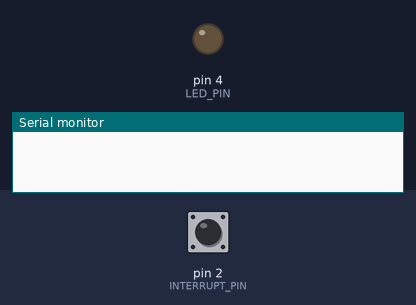
This sketch was run on a simulated Arduino Uno, built with avr-gcc and run on an emulated ATmega328P. Shown: output pins drawn as LEDs (lit = HIGH), the last lines printed to the serial monitor. Inputs (shaded band) come from the test bench; at power-on: pin 2 (INTERRUPT_PIN) HIGH.

Above: at 1.2 s.
1.3 s: pin 2 (INTERRUPT_PIN) pulled LOW for 0.15 s
At 2.1 s:
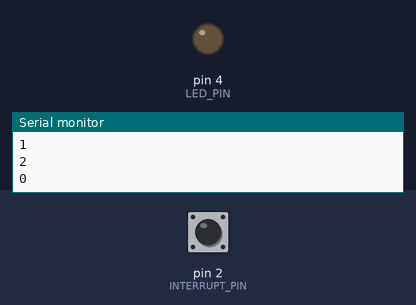
5.9 s: pin 2 (INTERRUPT_PIN) pulled LOW for 3.2 s
At 9.8 s:
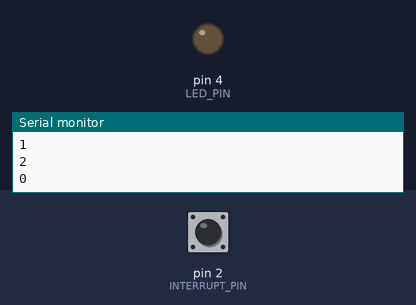
Timing chart, 0 to 11.3 s (numbered marks = the images above; inputs shaded):
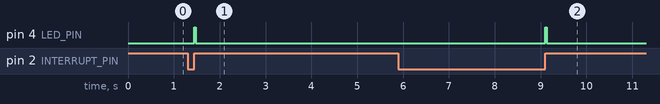

Measured:
- after the input at 1.3 s, pin 4 (LED_PIN): LOW → HIGH after 0.15 s, → LOW 0.03 s later
- after the input at 5.9 s, pin 4 (LED_PIN): LOW → HIGH after 3.2 s, → LOW 0.03 s later

The sketch:

com_with_comp.ino
```cpp
#include <MsTimer2.h> // Include the MsTimer2 library for timer functionality

#define LED_PIN 4 // Define the pin number for the LED
#define BUTTON_PIN 6 // Define the pin number for the button
#define INTERRUPT_PIN 2 // Define the pin number for the interrupt (must be pin 2 or 3 on most Arduino boards)

volatile bool buttonPressed = false; // Flag to track the button state (not used in this code)
unsigned long ledDuration = 30; // Default duration for the LED to stay on (in milliseconds)

// Interrupt service routine (ISR) to handle button press
void handleInterrupt() {
  Serial.println("1"); // Print "1" to the Serial Monitor when the button is pressed
  buttonPressed = true;
  digitalWrite(LED_PIN, HIGH); // Turn the LED on
  MsTimer2::start();
   // Set the flag to indicate the button was pressed
  // Start the timer to turn off the LED after the specified period
}

// Function to turn off the LED (called by the timer)
void turn_off_light() {
  digitalWrite(LED_PIN, LOW); // Turn the LED off
  MsTimer2::stop(); // Reset the button pressed flag
  Serial.println("0");
}

void setup() {
  // Initialize the Serial communication for debugging
  Serial.begin(9600);

  // Set the timer to call `turn_off_light` after the default duration
  MsTimer2::set(ledDuration, turn_off_light);

  // Set pin modes
  pinMode(BUTTON_PIN, INPUT_PULLUP); // Configure the button pin as input with an internal pull-up resistor
  pinMode(LED_PIN, OUTPUT); // Configure the LED pin as output
  pinMode(INTERRUPT_PIN, INPUT_PULLUP); // Configure the interrupt pin as input with an internal pull-up resistor

  // Attach an interrupt to the INTERRUPT_PIN
  attachInterrupt(digitalPinToInterrupt(INTERRUPT_PIN), handleInterrupt, RISING);
  // The interrupt triggers when the signal on INTERRUPT_PIN changes from LOW to HIGH (button press)
}

void loop() {
  // Check if data is available on the serial port
  if (buttonPressed) {
    Serial.println("2"); // Print "2" to the Serial Monitor when the LED is turned on
    buttonPressed = false; // Reset the flag after printing
  }

  if (Serial.available() > 0) {
    // Read the incoming data as a string
    String input = Serial.readStringUntil('\n'); // Wait for a newline character

    // Validate the input
    if (input.length() == 0) {
      Serial.println("Error: Received empty input.");
      return; // Exit the function if input is empty
    }

    // Attempt to convert the input to an integer
    unsigned long newDuration = input.toInt();

    // Check if the conversion was successful
    if (newDuration > 0) {
      ledDuration = newDuration;
      MsTimer2::set(ledDuration, turn_off_light); // Update the timer duration
      Serial.print("LED duration updated to: ");
      Serial.println(ledDuration);
    } else {
      Serial.println("Error: Invalid input. Please enter a positive number.");
    }
  }
}
```
